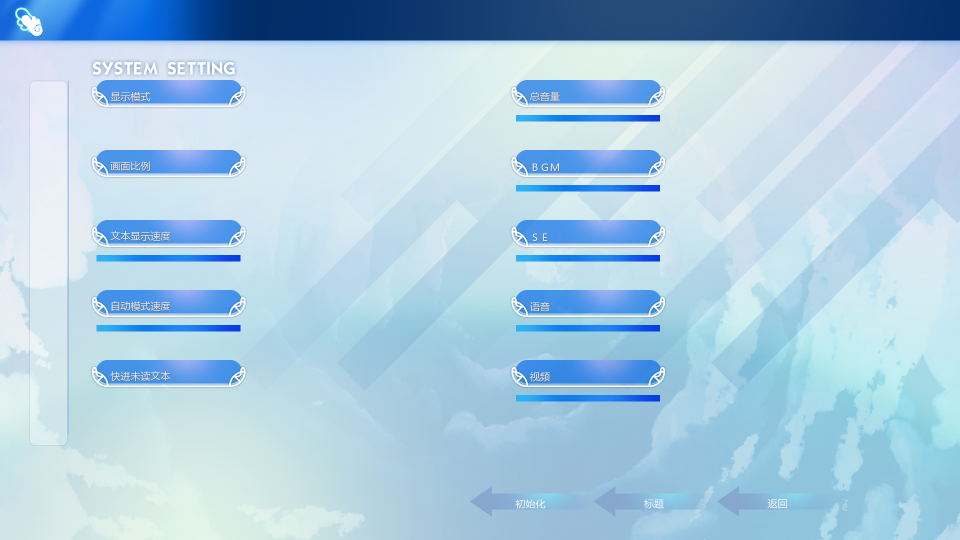
#> input picture ui-preview/assets/settings/plates/tab_0.png, 1920 x 1080 px (shown at 1/2 size)
$ python _audit_settings_selfcheck.py
#> lines starting #> are read from the running program, lines starting #| are printed output that depends on the picture
# -*- coding: utf-8 -*-
"""Deep self-check for Angelic settings 1:1 bake + Ren'Py wiring.

Authority: bake_settings_from_pbd_uistates.py (pbd2json uistates).
Keep-set plates: 0,1,2,3,4,5a,5b,6,8 (no mouse 7 / gamepad 9).
"""
from __future__ import annotations

import hashlib
import json
import re
import sys
from pathlib import Path

from PIL import Image

ROOT = Path(r"D:/gamedev")
SETTINGS = ROOT / "renpy-angelic/game/images/angelic/settings"
CORE = ROOT / "renpy-angelic/game/angelic_core.rpy"
SCREENS = ROOT / "renpy-angelic/game/angelic_screens.rpy"
BAKE = ROOT / "Angelic/tools/bake_settings_from_pbd_uistates.py"
RECREATE = ROOT / "Angelic/tools/recreate_renpy_ui.py"
OTHER = ROOT / "Angelic/tools/build_other_screens_1to1.py"

KEEP_IDS = {"0", "1", "2", "3", "4", "5a", "5b", "6", "8"}
findings: list[tuple[str, str, str]] = []


def add(sev: str, fid: str, msg: str) -> None:
    findings.append((sev, fid, msg))


def sha12(p: Path) -> str:
    return hashlib.sha256(p.read_bytes()).hexdigest()[:12]


def main() -> int:
    plates = sorted((SETTINGS / "plates").glob("tab_*.png"))
    expect_n = len(KEEP_IDS)
    ids = [p.stem.replace("tab_", "") for p in plates]

    if set(ids) != KEEP_IDS:
        add("CRITICAL", "plates.keep_set", f"expected {sorted(KEEP_IDS)}, got {ids}")
    else:
        add("OK", "plates.keep_set", f"plates match keep-set ({expect_n})")

    if len(plates) != expect_n:
        add("CRITICAL", "plates.count", f"expected {expect_n} plates, got {len(plates)}")

    hashes = {p.name: sha12(p) for p in plates}
    if len(set(hashes.values())) != len(hashes):
        add("CRITICAL", "plates.dup", f"duplicate plate hashes: {hashes}")
    else:
        add("OK", "plates.unique", f"{len(hashes)} unique plates")

    for p in plates:
        im = Image.open(p)
#> im is the input picture: PIL image 1920x1080 RGBA; mean R, G, B, A 168.6, 202.8, 225.3, 243.7
        if im.size != (1920, 1080):
            add("HIGH", "plates.size", f"{p.name} size {im.size} != 1920x1080")

    # tab0: chips are runtime-drawn; plate should still have label chrome nearby
    p0 = Image.open(SETTINGS / "plates/tab_0.png").convert("RGBA")
    label_band = p0.crop((40, 150, 120, 250))
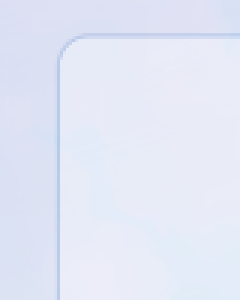
#> label_band: PIL image 80x100 RGBA (shown 3 times larger); mean R, G, B, A 225.7, 230.4, 245.7, 239.8; transparent parts drawn white
    label_opaque = sum(1 for px in label_band.getdata() if px[3] > 40)
#> label_opaque = 8000
    chip_assets = all((SETTINGS / "chrome" / f).exists() for f in ("chip_off.png", "chip_on.png", "chip_over.png"))
    if not chip_assets:
        add("CRITICAL", "chrome.chips", "missing chip_off/on/over for runtime toggles")
    elif label_opaque < 200:
        add("HIGH", "plate.tab0.labels", f"tab0 label band too empty opaque={label_opaque}")
    else:
        add("OK", "plate.tab0.runtime_chips", f"chrome chips present; plate labels opaque={label_opaque}")

    chrome_need = [
        "detail_off",
        "detail_on",
        "detail_over",
        "slider_knob",
        "slider_knob_over",
        "mute_off",
        "mute_on",
        "mute_over",
        "mute_on_over",
        "chip_off",
        "chip_on",
        "chip_over",
        "check_off",
        "check_on",
        "stdbtn_off",
        "stdbtn_over",
        "stdbtn_on",
    ]
    for junk in ("detail_cn.png", "slider_num.png"):
        if (SETTINGS / "chrome" / junk).exists():
            add("MED", "chrome.junk", f"stale synthetic chrome still present: {junk}")
        else:
            add("OK", f"chrome.no_{junk}", f"no synthetic {junk}")
    for n in chrome_need:
        p = SETTINGS / "chrome" / f"{n}.png"
        if not p.exists():
            add("HIGH", "chrome.miss", f"missing chrome/{n}.png")

    if (SETTINGS / "chrome/voice_mic.png").exists():
        add("OK", "voice_mic.exists", "voice_mic present")
    else:
        add("MED", "voice_mic.miss", "voice_mic.png missing")

#> (the run stopped early here; a loop or call above may not have finished)
